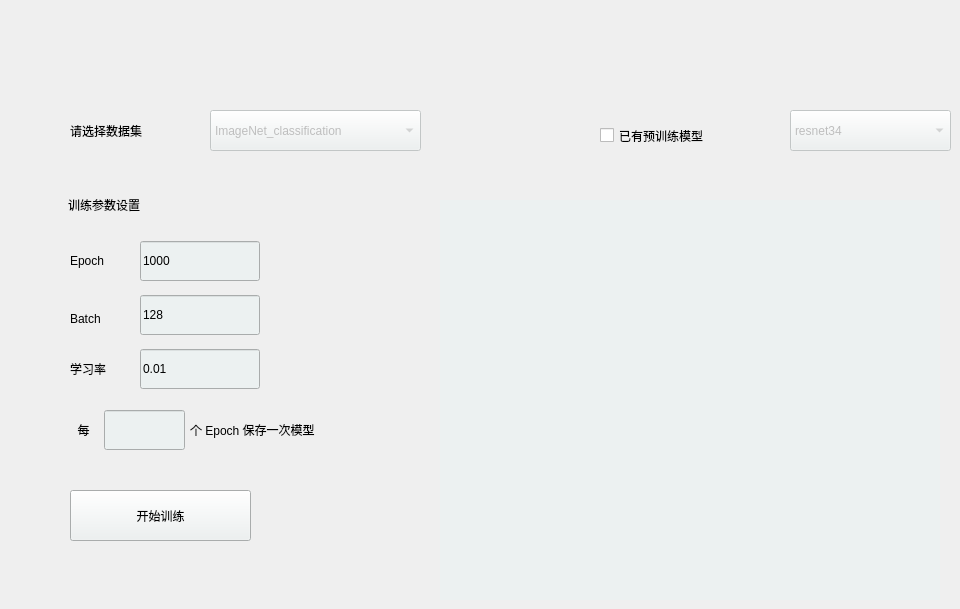
                     <widget class="QWidget" name="page_pro">
                      <widget class="QPushButton" name="btn_pro_start_training">
                       <property name="geometry">
                        <rect>
                         <x>70</x>
                         <y>490</y>
                         <width>181</width>
                         <height>51</height>
                        </rect>
                       </property>
                       <property name="styleSheet">
                        <string notr="true">background-color: #ecf1f1;</string>
                       </property>
                       <property name="text">
                        <string>开始训练</string>
                       </property>
                      </widget>
                      <widget class="QLabel" name="label_pro_batch">
                       <property name="geometry">
                        <rect>
                         <x>70</x>
                         <y>299</y>
                         <width>71</width>
                         <height>40</height>
                        </rect>
                       </property>
                       <property name="minimumSize">
                        <size>
                         <width>0</width>
                         <height>40</height>
                        </size>
                       </property>
                       <property name="text">
                        <string>Batch</string>
                       </property>
                      </widget>
                      <widget class="QCheckBox" name="checkBox_pro_pretrain">
                       <property name="enabled">
                        <bool>true</bool>
                       </property>
                       <property name="geometry">
                        <rect>
                         <x>600</x>
                         <y>120</y>
                         <width>161</width>
                         <height>31</height>
                        </rect>
                       </property>
                       <property name="styleSheet">
                        <string notr="true"/>
                       </property>
                       <property name="text">
                        <string>已有预训练模型</string>
                       </property>
                      </widget>
                      <widget class="QComboBox" name="comboBox_pro_premodel_chooser">
                       <property name="enabled">
                        <bool>false</bool>
                       </property>
                       <property name="geometry">
                        <rect>
                         <x>790</x>
                         <y>110</y>
                         <width>161</width>
                         <height>41</height>
                        </rect>
                       </property>
                       <property name="styleSheet">
                        <string notr="true">background-color: #ecf1f1;</string>
                       </property>
                       <item>
                        <property name="text">
                         <string>resnet34</string>
                        </property>
                       </item>
                       <item>
                        <property name="text">
                         <string>resnet50</string>
                        </property>
                       </item>
                      </widget>
                      <widget class="QLabel" name="label_pro_pic">
                       <property name="geometry">
                        <rect>
                         <x>440</x>
                         <y>200</y>
                         <width>500</width>
                         <height>400</height>
                        </rect>
                       </property>
                       <property name="styleSheet">
                        <string notr="true">background-color: #ecf1f1;</string>
                       </property>
                       <property name="text">
                        <string/>
                       </property>
                       <property name="margin">
                        <number>0</number>
                       </property>
                      </widget>
                      <widget class="QLabel" name="label_pro_tip_2">
                       <property name="geometry">
                        <rect>
                         <x>68</x>
                         <y>185</y>
                         <width>200</width>
                         <height>40</height>
                        </rect>
                       </property>
                       <property name="sizePolicy">
                        <sizepolicy hsizetype="Expanding" vsizetype="Fixed">
                         <horstretch>0</horstretch>
                         <verstretch>0</verstretch>
                        </sizepolicy>
                       </property>
                       <property name="minimumSize">
                        <size>
                         <width>0</width>
                         <height>40</height>
                        </size>
                       </property>
                       <property name="acceptDrops">
                        <bool>true</bool>
                       </property>
                       <property name="text">
                        <string>训练参数设置                                       </string>
                       </property>
                      </widget>
                      <widget class="QLabel" name="label_pro_epoch">
                       <property name="geometry">
                        <rect>
                         <x>70</x>
                         <y>241</y>
                         <width>71</width>
                         <height>40</height>
                        </rect>
                       </property>
                       <property name="minimumSize">
                        <size>
                         <width>0</width>
                         <height>40</height>
                        </size>
                       </property>
                       <property name="text">
                        <string>Epoch</string>
                       </property>
                      </widget>
                      <widget class="QLineEdit" name="lineEdit_pro_epoch">
                       <property name="geometry">
                        <rect>
                         <x>140</x>
                         <y>241</y>
                         <width>120</width>
                         <height>40</height>
                        </rect>
                       </property>
                       <property name="minimumSize">
                        <size>
                         <width>0</width>
                         <height>40</height>
                        </size>
                       </property>
                       <property name="styleSheet">
                        <string notr="true">background-color: #ecf1f1;</string>
                       </property>
                       <property name="text">
                        <string>1000</string>
                       </property>
                      </widget>
                      <widget class="QLineEdit" name="lineEdit_pro_batch">
                       <property name="geometry">
                        <rect>
                         <x>140</x>
                         <y>295</y>
                         <width>120</width>
                         <height>40</height>
                        </rect>
                       </property>
                       <property name="minimumSize">
                        <size>
                         <width>0</width>
                         <height>40</height>
                        </size>
                       </property>
                       <property name="styleSheet">
                        <string notr="true">background-color: #ecf1f1;</string>
                       </property>
                       <property name="text">
                        <string>128</string>
                       </property>
                      </widget>
                      <widget class="QLabel" name="label_pro_lr">
                       <property name="geometry">
                        <rect>
                         <x>70</x>
                         <y>349</y>
                         <width>61</width>
                         <height>40</height>
                        </rect>
                       </property>
                       <property name="minimumSize">
                        <size>
                         <width>0</width>
                         <height>40</height>
                        </size>
                       </property>
                       <property name="text">
                        <string>学习率</string>
                       </property>
                      </widget>
                      <widget class="QLineEdit" name="lineEdit_pro_lr">
                       <property name="geometry">
                        <rect>
                         <x>140</x>
                         <y>349</y>
                         <width>120</width>
                         <height>40</height>
                        </rect>
                       </property>
                       <property name="minimumSize">
                        <size>
                         <width>0</width>
                         <height>40</height>
                        </size>
                       </property>
                       <property name="styleSheet">
                        <string notr="true">background-color: #ecf1f1;</string>
                       </property>
                       <property name="text">
                        <string>0.01</string>
                       </property>
                      </widget>
                      <widget class="QLabel" name="label">
                       <property name="geometry">
                        <rect>
                         <x>70</x>
                         <y>110</y>
                         <width>121</width>
                         <height>41</height>
                        </rect>
                       </property>
                       <property name="text">
                        <string>请选择数据集</string>
                       </property>
                      </widget>
                      <widget class="QComboBox" name="comboBox_pro_dataset_chooser_2">
                       <property name="enabled">
                        <bool>false</bool>
                       </property>
                       <property name="geometry">
                        <rect>
                         <x>210</x>
                         <y>110</y>
                         <width>211</width>
                         <height>41</height>
                        </rect>
                       </property>
                       <property name="styleSheet">
                        <string notr="true">background-color: #ecf1f1;</string>
                       </property>
                       <item>
                        <property name="text">
                         <string>ImageNet_classification</string>
                        </property>
                       </item>
                      </widget>
                      <widget class="QLabel" name="label_pro_tip_4">
                       <property name="geometry">
                        <rect>
                         <x>71</x>
                         <y>410</y>
                         <width>31</width>
                         <height>40</height>
                        </rect>
                       </property>
                       <property name="sizePolicy">
                        <sizepolicy hsizetype="Fixed" vsizetype="Preferred">
                         <horstretch>0</horstretch>
                         <verstretch>0</verstretch>
                        </sizepolicy>
                       </property>
                       <property name="minimumSize">
                        <size>
                         <width>0</width>
                         <height>40</height>
                        </size>
                       </property>
                       <property name="text">
                        <string>  每</string>
                       </property>
                      </widget>
                      <widget class="QLineEdit" name="lineEdit_pro_saveevery_epoch">
                       <property name="geometry">
                        <rect>
                         <x>104</x>
                         <y>410</y>
                         <width>81</width>
                         <height>40</height>
                        </rect>
                       </property>
                       <property name="sizePolicy">
                        <sizepolicy hsizetype="Fixed" vsizetype="Fixed">
                         <horstretch>0</horstretch>
                         <verstretch>0</verstretch>
                        </sizepolicy>
                       </property>
                       <property name="minimumSize">
                        <size>
                         <width>0</width>
                         <height>40</height>
                        </size>
                       </property>
                       <property name="styleSheet">
                        <string notr="true">background-color: #ecf1f1;</string>
                       </property>
                      </widget>
                      <widget class="QLabel" name="label_pro_tip_5">
                       <property name="geometry">
                        <rect>
                         <x>190</x>
                         <y>410</y>
                         <width>161</width>
                         <height>40</height>
                        </rect>
                       </property>
                       <property name="minimumSize">
                        <size>
                         <width>0</width>
                         <height>40</height>
                        </size>
                       </property>
                       <property name="text">
                        <string>个 Epoch 保存一次模型</string>
                       </property>
                      </widget>
                     </widget>
